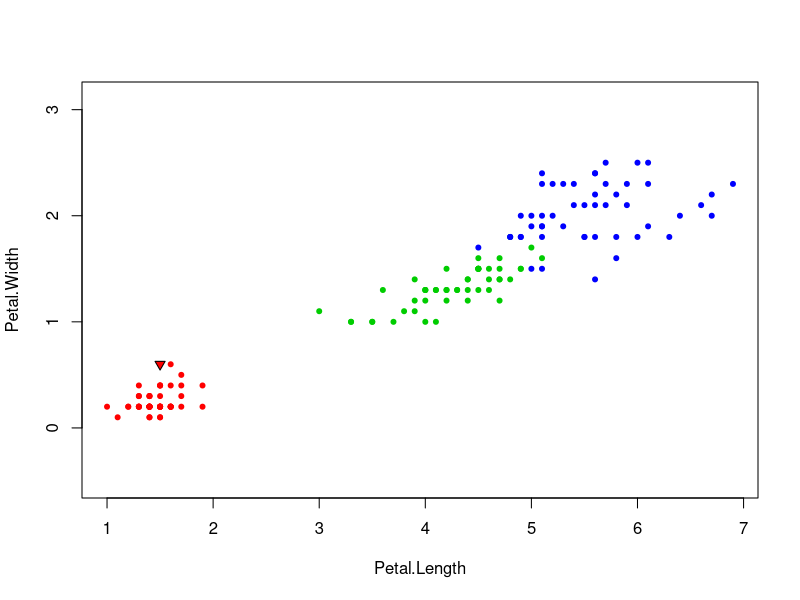

Source code (R):
euclidDist <- function(u, v) {
  sqrt(sum((u - v)^2))
}

sortObjectsByDist <- function(xl, u) {
  l <- dim(xl)[1]
  n <- dim(xl)[2] - 1
  # формируем матрицу расстояний состоящую из индекса и расстояния евклида из выборки для некоторой точки
  distances <- matrix(NA, l, 2)
  for (i in 1:l) {
    distances[i, ] <- c(i, euclidDist(xl[i, 1:n], u))
  }
  
  # сортируем по расстоянию
  orderedXl <- xl[order(distances[, 2]), ]
  return (orderedXl);
}

KWNN <- function(xl, u, k, q) {
  n <- dim(xl)[2]
  orderedXl <- sortObjectsByDist(xl, u)
  
  classes <- orderedXl[1:k, n]
  counts <- table(orderedXl[0, 3])
  
  for(i in 1:k) {
    w <- q^i
    counts[classes[i]] <- counts[classes[i]] + w
  }
  
  class <- names(which.max(counts))
  
  return(class)
}



kwnnPlot <- function(xl, u, k, q) {
  colors <- c("setosa" = "red", "versicolor" = "green3", "virginica" = "blue")
  
  plot(iris[, 3:4], pch = 20, bg = colors[iris$Species], col = colors[iris$Species], asp = 1)
  
  class <- KWNN(xl, u, k, q)
  points(u[1], u[2], pch = 25, bg = colors[class], asp = 1)
}

# loocv
loo <- function(xl, k=6, seqQ) {
  l <- dim(xl)[1]
  qLooArray <- array(0, length(seqQ))
  j <- 1
  
  for(q in seqQ) {
    cnt <- 0
    for(i in 1:l) {
      u <- c(xl[i, 1], xl[i, 2])
      x <- xl[-i, 1:3]
      class <- KWNN(x, u, k, q)
      
      if(xl[i, 3] != class) {
        cnt <- cnt + 1
      }
    }
    
    qLooArray[j] <- cnt / l
    print(j)
    j <- j + 1
  }
  
  return(qLooArray)
}

# график для loocv
looPlot <- function(seqQ, looData) {
  plot(seqQ, looData, xlab = "q", ylab = "LOO(q)", type = "l")
  
  looDataFrame <- data.frame(seqQ, looData)
  minQ <- looDataFrame[which.min(looDataFrame$looData),]
  print(minQ)
  points(minQ, pch=21, bg="red")
}

classiFicationMap <- function(xl) {
  colors <- c("setosa" = "red", "versicolor" = "green", "virginica" = "blue")
  plot(xl[1:2], pch = 21, col = colors[xl$Species], bg = colors[xl$Species])
  
  for (i in seq(1.0, 7.0, 0.1)) {
    for (j in seq(0.1, 2.5, 0.1)) {
      u <- c(i, j)
      cl <- KWNN(xl, u, 6, 0.5)
      points(i, j, pch = 21, col = colors[cl])
    }
  }
} 

# Приведение примера о преимуществе kwNN над kNN
dominatingExample <- function(xl, u) {
  colors <- c("setosa" = "red", "versicolor" = "green3", "virginica" = "blue")
  
  sampleData <- rbind(xl[2:3, 1:3], xl[51:58, 1:3])
  
  plot(sampleData[1:2], pch = 21, bg = colors[sampleData$Species], col = colors[sampleData$Species])
  
  class <- KWNN(sampleData, u, 6, 0.6)
  points(u[1], u[2], pch = 25, bg = colors[class], asp = 1)
}

xl <- iris[, 3:5]
u <- c(1.5, 0.6)
k <- 6
q <- 0.6

kwnnPlot(xl, u, k, q)

#classiFicationMap(xl)
#dominatingExample(xl, u)
#q <- seq(0.05, 0.95, 0.05)
#looData <- loo(xl, 6, q)
#looPlot(q, looData)
